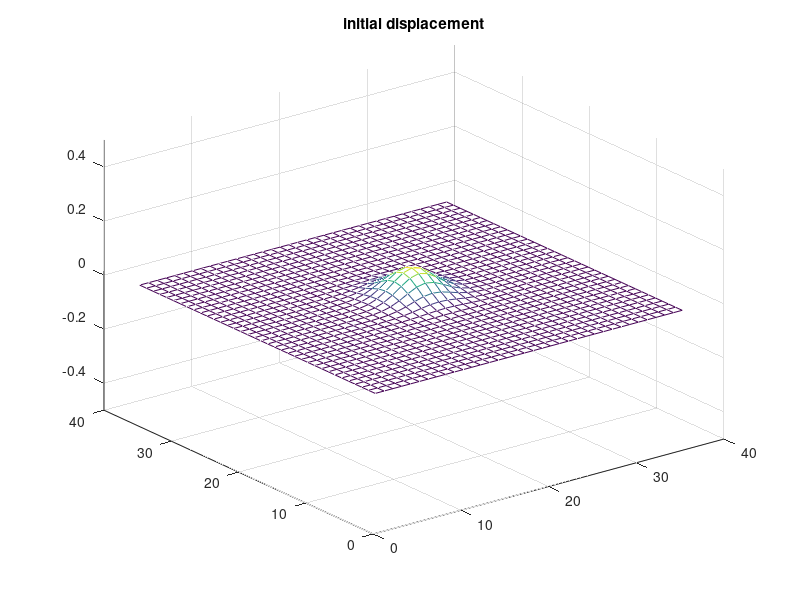
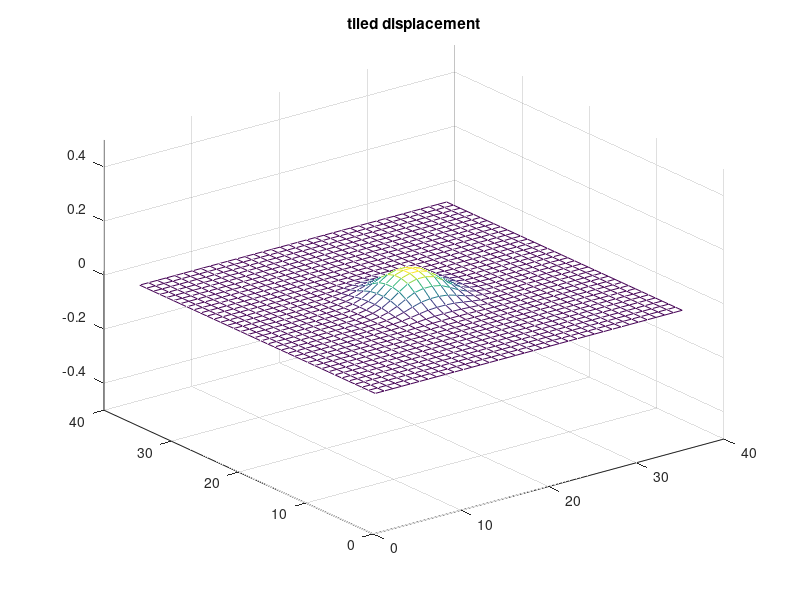

Write the MATLAB code that produced these figures, in order.
xSize=18;
ySize=18;
n = 2*xSize ;
clc;
uHit = zeros(n,n); %input strike
% boundary condition -1.0<gain<1.0
% 1.0 is completely free edge
% 0.0 is clamped edge
boundaryGain = 0;

%sets the amplitude of the stick strike 
ampIn = .1;
%sets the position of the stick strike: 0<pos<n
x_mid = n/2;
y_mid = n/2;
%sets width of the gaussian strike input -- see figure 1
alpha = .1 ;
%compute the gaussian strike amplitude
for i=2:n-1
    for j=2:n-1
        uHit(i,j) = ampIn*exp(-alpha*(((i-1)-x_mid)^2+((j-1)-y_mid)^2));
    end
end
%enforce boundary conditions
uHit(1,:) = boundaryGain * uHit(2,:);
uHit(n,:) = boundaryGain * uHit(n-1,:);
uHit(:,1) = boundaryGain * uHit(:,2);
uHit(:,n) = boundaryGain * uHit(:,n-1);


figure(1);clf;
mh = mesh(uHit);
title('initial displacement')
set(gca, 'zlim', [-0.5,0.5])


uPatch = zeros(xSize,ySize);
uPatchBinary = int64(zeros(xSize,ySize));

fprintf('wire [17:0] gaussian [0:xSize-1][0:ySize-1];\n'); 
for x=0:xSize-1
    for y=0:ySize-1
            if (x == 0 || y ==0)
                uPatch(x+1,y+1) = 0;
            else
               uPatch(x+1,y+1) = ampIn*exp(-alpha*(((xSize-x)-1)*((xSize-x)-1) + ((ySize-y)-1)*((ySize-y)-1)));
            end
               uPatchBinary(x+1,y+1) = int64(uPatch(x+1,y+1)*(65536.0));
               fprintf('assign gaussian[%i][%i] = 18''h%x;\n',x,y,uPatchBinary(x+1,y+1));
    end
end

uTiled = [uPatch fliplr(uPatch);
                flipud(uPatch) fliplr(flipud(uPatch))];
       figure(2);clf;
mh = mesh(uTiled);
title('tiled displacement')
set(gca, 'zlim', [-0.5,0.5])
pause(1);
close all;


